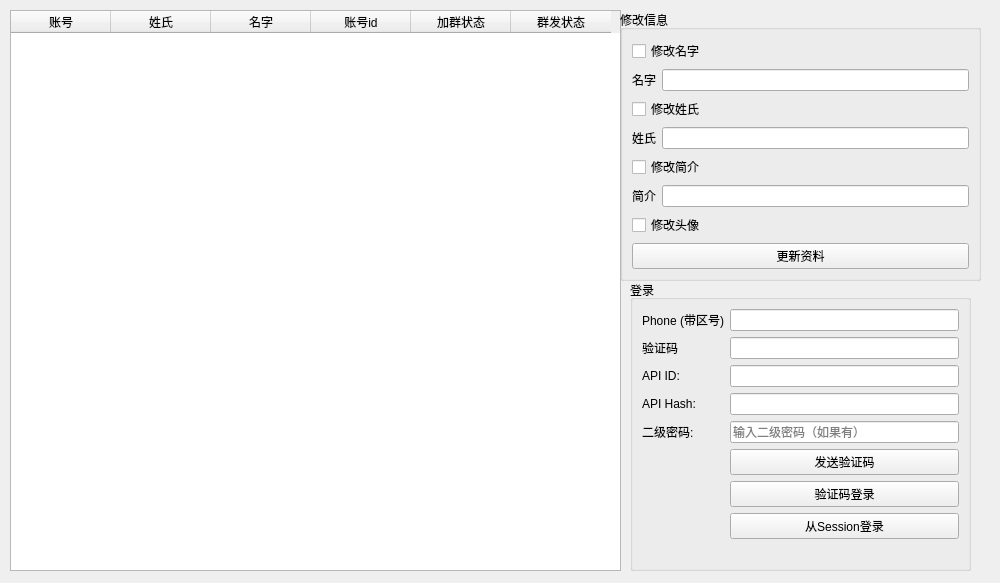
<?xml version="1.0" encoding="UTF-8"?>
<ui version="4.0">
 <class>Form</class>
 <widget class="QWidget" name="Form">
  <property name="geometry">
   <rect>
    <x>0</x>
    <y>0</y>
    <width>1000</width>
    <height>583</height>
   </rect>
  </property>
  <property name="windowTitle">
   <string>账号中心</string>
  </property>
  <widget class="QTableWidget" name="tableWidget">
   <property name="geometry">
    <rect>
     <x>10</x>
     <y>10</y>
     <width>611</width>
     <height>561</height>
    </rect>
   </property>
   <property name="sizePolicy">
    <sizepolicy hsizetype="Expanding" vsizetype="Expanding">
     <horstretch>0</horstretch>
     <verstretch>0</verstretch>
    </sizepolicy>
   </property>
   <column>
    <property name="text">
     <string>账号</string>
    </property>
   </column>
   <column>
    <property name="text">
     <string>姓氏</string>
    </property>
   </column>
   <column>
    <property name="text">
     <string>名字</string>
    </property>
   </column>
   <column>
    <property name="text">
     <string>账号id</string>
    </property>
   </column>
   <column>
    <property name="text">
     <string>加群状态</string>
    </property>
   </column>
   <column>
    <property name="text">
     <string>群发状态</string>
    </property>
   </column>
  </widget>
  <widget class="QGroupBox" name="groupBox">
   <property name="geometry">
    <rect>
     <x>630</x>
     <y>280</y>
     <width>341</width>
     <height>291</height>
    </rect>
   </property>
   <property name="sizePolicy">
    <sizepolicy hsizetype="Preferred" vsizetype="Preferred">
     <horstretch>0</horstretch>
     <verstretch>0</verstretch>
    </sizepolicy>
   </property>
   <property name="title">
    <string>登录</string>
   </property>
   <layout class="QFormLayout" name="formLayout">
    <item row="0" column="0">
     <widget class="QLabel" name="labelPhone">
      <property name="text">
       <string>Phone (带区号)</string>
      </property>
     </widget>
    </item>
    <item row="0" column="1">
     <widget class="QLineEdit" name="lineEditPhone"/>
    </item>
    <item row="1" column="0">
     <widget class="QLabel" name="labelCode">
      <property name="text">
       <string>验证码</string>
      </property>
     </widget>
    </item>
    <item row="1" column="1">
     <widget class="QLineEdit" name="lineEditCode"/>
    </item>
    <item row="2" column="0">
     <widget class="QLabel" name="labelApiId">
      <property name="text">
       <string>API ID:</string>
      </property>
     </widget>
    </item>
    <item row="2" column="1">
     <widget class="QLineEdit" name="lineEditApiId"/>
    </item>
    <item row="3" column="0">
     <widget class="QLabel" name="labelApiHash">
      <property name="text">
       <string>API Hash:</string>
      </property>
     </widget>
    </item>
    <item row="3" column="1">
     <widget class="QLineEdit" name="lineEditApiHash"/>
    </item>
    <item row="4" column="0">
     <widget class="QLabel" name="labelTwoFaPassword">
      <property name="text">
       <string>二级密码:</string>
      </property>
     </widget>
    </item>
    <item row="4" column="1">
     <widget class="QLineEdit" name="lineEditTwoFaPassword">
      <property name="placeholderText">
       <string>输入二级密码（如果有）</string>
      </property>
     </widget>
    </item>
    <item row="5" column="1">
     <widget class="QPushButton" name="pushButtonSendCode">
      <property name="text">
       <string>发送验证码</string>
      </property>
     </widget>
    </item>
    <item row="6" column="1">
     <widget class="QPushButton" name="pushButtonCodeLogin">
      <property name="text">
       <string>验证码登录</string>
      </property>
     </widget>
    </item>
    <item row="7" column="1">
     <widget class="QPushButton" name="pushButtonSessionLogin">
      <property name="text">
       <string>从Session登录</string>
      </property>
     </widget>
    </item>
   </layout>
  </widget>
  <widget class="QGroupBox" name="groupBox_2">
   <property name="geometry">
    <rect>
     <x>620</x>
     <y>10</y>
     <width>361</width>
     <height>271</height>
    </rect>
   </property>
   <property name="sizePolicy">
    <sizepolicy hsizetype="Preferred" vsizetype="Preferred">
     <horstretch>0</horstretch>
     <verstretch>0</verstretch>
    </sizepolicy>
   </property>
   <property name="title">
    <string>修改信息</string>
   </property>
   <layout class="QFormLayout" name="formLayout_2">
    <item row="0" column="0" colspan="2">
     <widget class="QCheckBox" name="checkBoxModifyNickname">
      <property name="text">
       <string>修改名字</string>
      </property>
     </widget>
    </item>
    <item row="1" column="0">
     <widget class="QLabel" name="label">
      <property name="text">
       <string>名字</string>
      </property>
     </widget>
    </item>
    <item row="1" column="1">
     <widget class="QLineEdit" name="lineEditFirstName"/>
    </item>
    <item row="2" column="0" colspan="2">
     <widget class="QCheckBox" name="checkBoxModifyLastName">
      <property name="text">
       <string>修改姓氏</string>
      </property>
     </widget>
    </item>
    <item row="3" column="0">
     <widget class="QLabel" name="label_2">
      <property name="text">
       <string>姓氏</string>
      </property>
     </widget>
    </item>
    <item row="3" column="1">
     <widget class="QLineEdit" name="lineEditLastName"/>
    </item>
    <item row="4" column="0" colspan="2">
     <widget class="QCheckBox" name="checkBoxModifyAbout">
      <property name="text">
       <string>修改简介</string>
      </property>
     </widget>
    </item>
    <item row="5" column="0">
     <widget class="QLabel" name="label_3">
      <property name="text">
       <string>简介</string>
      </property>
     </widget>
    </item>
    <item row="5" column="1">
     <widget class="QLineEdit" name="lineEditAbout"/>
    </item>
    <item row="6" column="0" colspan="2">
     <widget class="QCheckBox" name="checkBoxModifyAvatar">
      <property name="text">
       <string>修改头像</string>
      </property>
     </widget>
    </item>
    <item row="7" column="0" colspan="2">
     <widget class="QPushButton" name="pushButtonUpdateProfile">
      <property name="text">
       <string>更新资料</string>
      </property>
     </widget>
    </item>
   </layout>
  </widget>
 </widget>
 <resources/>
 <connections/>
</ui>
